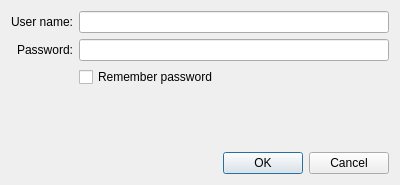
<?xml version="1.0" encoding="UTF-8"?>
<ui version="4.0">
 <class>StanceInitForm</class>
 <widget class="QDialog" name="StanceInitForm">
  <property name="geometry">
   <rect>
    <x>0</x>
    <y>0</y>
    <width>400</width>
    <height>185</height>
   </rect>
  </property>
  <property name="windowTitle">
   <string>Enter log in details</string>
  </property>
  <layout class="QGridLayout" name="gridLayout">
   <item row="0" column="0">
    <widget class="QLabel" name="label">
     <property name="text">
      <string>User name:</string>
     </property>
     <property name="alignment">
      <set>Qt::AlignRight|Qt::AlignTrailing|Qt::AlignVCenter</set>
     </property>
    </widget>
   </item>
   <item row="0" column="1">
    <widget class="QLineEdit" name="usernameLineEdit"/>
   </item>
   <item row="1" column="0">
    <widget class="QLabel" name="label_2">
     <property name="text">
      <string>Password:</string>
     </property>
     <property name="alignment">
      <set>Qt::AlignRight|Qt::AlignTrailing|Qt::AlignVCenter</set>
     </property>
    </widget>
   </item>
   <item row="1" column="1">
    <widget class="QLineEdit" name="passwordLineEdit">
     <property name="echoMode">
      <enum>QLineEdit::Normal</enum>
     </property>
    </widget>
   </item>
   <item row="2" column="1">
    <widget class="QCheckBox" name="rememberMe">
     <property name="text">
      <string>Remember password</string>
     </property>
    </widget>
   </item>
   <item row="4" column="0" colspan="2">
    <widget class="QLabel" name="infoLabel">
     <property name="text">
      <string/>
     </property>
     <property name="alignment">
      <set>Qt::AlignCenter</set>
     </property>
    </widget>
   </item>
   <item row="5" column="0" colspan="2">
    <spacer name="verticalSpacer">
     <property name="orientation">
      <enum>Qt::Vertical</enum>
     </property>
     <property name="sizeHint" stdset="0">
      <size>
       <width>218</width>
       <height>4</height>
      </size>
     </property>
    </spacer>
   </item>
   <item row="6" column="0" colspan="2">
    <widget class="QDialogButtonBox" name="buttonBox">
     <property name="orientation">
      <enum>Qt::Horizontal</enum>
     </property>
     <property name="standardButtons">
      <set>QDialogButtonBox::Cancel|QDialogButtonBox::Ok</set>
     </property>
    </widget>
   </item>
   <item row="3" column="0">
    <spacer name="verticalSpacer_2">
     <property name="orientation">
      <enum>Qt::Vertical</enum>
     </property>
     <property name="sizeHint" stdset="0">
      <size>
       <width>20</width>
       <height>40</height>
      </size>
     </property>
    </spacer>
   </item>
  </layout>
 </widget>
 <tabstops>
  <tabstop>usernameLineEdit</tabstop>
  <tabstop>passwordLineEdit</tabstop>
  <tabstop>rememberMe</tabstop>
  <tabstop>buttonBox</tabstop>
 </tabstops>
 <resources/>
 <connections/>
</ui>
